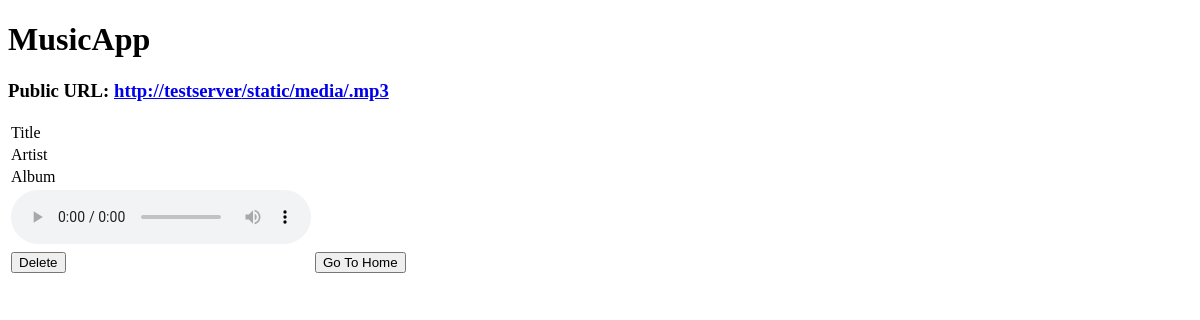
The app's page /view/31, older data.
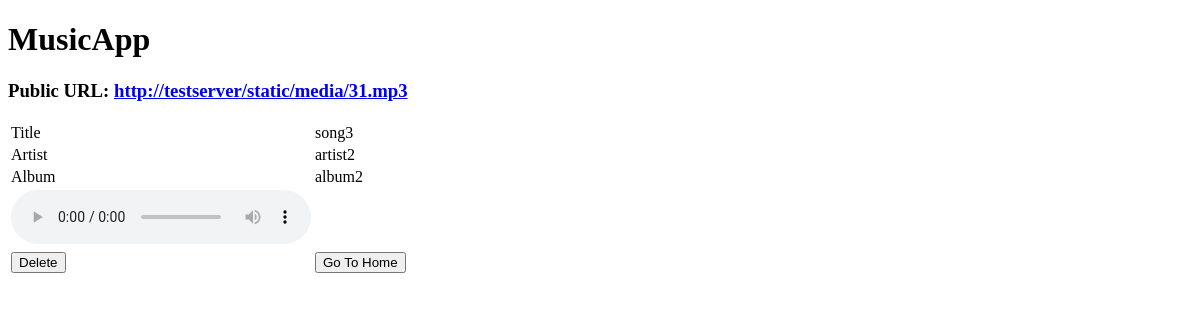
The same page, newer data.
### tables this page shows
CREATE TABLE "songs" (
	"id"	INTEGER NOT NULL PRIMARY KEY AUTOINCREMENT UNIQUE,
	"title"	TEXT NOT NULL,
	"artist"	TEXT NOT NULL,
	"album"	TEXT NOT NULL
);

### app/controllers.py (the view)
@controller.route("/view/<int:songId>", methods=["GET", "DELETE"])
def view_song(songId):
	if request.method == "GET":
		data = get_one_song(songId)
		return render_template("view.html", data=data)
	elif request.method == "DELETE":
		return render_template("song.html", saved=saved)

### app/controllers.py (called while the page is built)
def get_one_song(songId):
	resCursor = MySQL_DB.query(
		"SELECT * FROM songs WHERE id=%s" % (songId)
	)
	return resCursor.fetchone()

### db.py (called while the page is built)
	@staticmethod
	def set_connection():
		try:
			MySQL_DB.conn = sqlite3.connect("database.db")
		except Exception as excp:
			raise excp

	@staticmethod
	def query(query, commit=False):
		try:
			MySQL_DB.set_connection()
			cursor = MySQL_DB.conn.cursor()
			cursor.execute(query)
			if commit:
				MySQL_DB.conn.commit()
			return cursor
		except Exception as excp:
			raise excp

### templates/view.html (shortened to what this page needs)
<!DOCTYPE html>
<html>
<head>
</head>
<body>
	<h1>MusicApp</h1>
	<h3>Public URL:
		<a href="/static/media/{{ data[0] }}.mp3" target="_blank">
			<font id="base-url-font" /></font>/static/media/{{ data[0] }}.mp3
		</a>
	</h3>
	<form>
		<table>
			<tr><td>Title</td><td>{{ data[1] }}</td></tr>
			<tr><td>Artist</td><td>{{ data[2] }}</td></tr>
			<tr><td>Album</td><td>{{ data[3] }}</td></tr>
			<tr><td>
				<audio controls>
					<source src="/static/media/{{ data[0] }}.mp3" type="audio/mpeg">
				</audio>
			</td></tr>
			<tr>
				<td>
					<input type="button" value="Delete" onclick="delete_button_clicked({{ data[0] }})">
				</td>
				<td><input type="button" value="Go To Home" onclick="go_to_home()"></td>
			</tr>
		</table>
	</form>
</body>
</html>

Row changes from the older to the newer data that the page shows:
added songs: id "31", title "song3", artist "artist2", album "album2"
